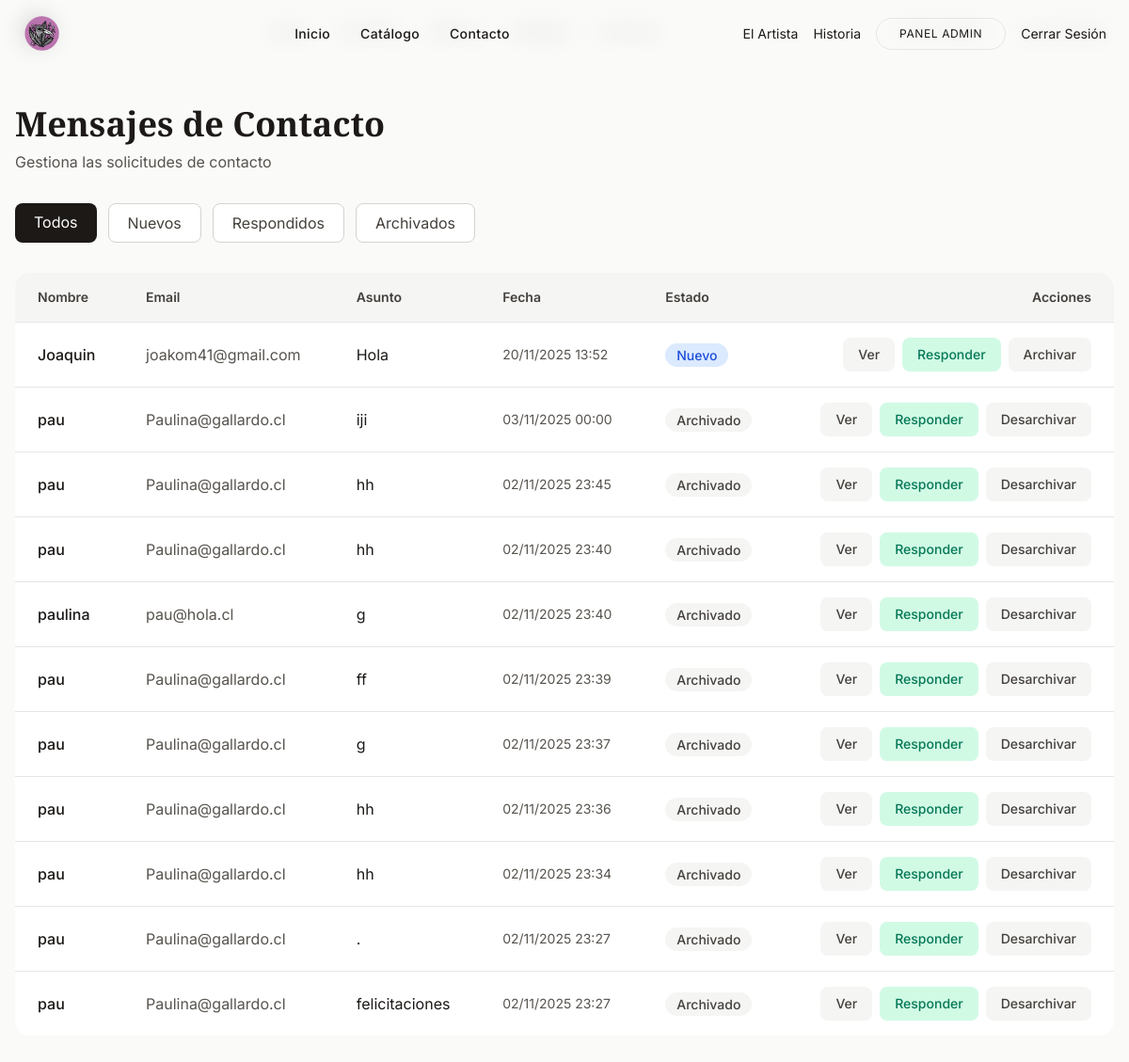
The app's page /admin-panel/mensajes/ (signed in) with its own data.
### core/models.py (models this page shows, shortened)
class Contacto(models.Model):
    nombre = models.CharField(max_length=100, verbose_name="Tu Nombre")
    email = models.EmailField(verbose_name="Tu Correo Electrónico")
    asunto = models.CharField(max_length=150, verbose_name="Asunto del Mensaje")
    mensaje = models.TextField(verbose_name="Mensaje")
    fecha_envio = models.DateTimeField(auto_now_add=True)
    respondido = models.BooleanField(default=False, verbose_name="Respondido")
    archivado = models.BooleanField(default=False, verbose_name="Archivado")
    respuesta = models.TextField(blank=True, null=True, verbose_name="Respuesta del Admin")
    fecha_respuesta = models.DateTimeField(blank=True, null=True, verbose_name="Fecha de Respuesta")
    class Meta:
        verbose_name = "Mensaje de Contacto"
        verbose_name_plural = "Mensajes de Contacto"
        ordering = ['-fecha_envio']

### core/views.py (the view)
# urls.py: path('admin-panel/mensajes/', views.admin_mensajes_view, name='admin_mensajes'),
@admin_required
def admin_mensajes_view(request):
    filtro = request.GET.get('filtro', 'todos')
    if filtro == 'nuevos':
        mensajes = Contacto.objects.filter(respondido=False, archivado=False)
    elif filtro == 'respondidos':
        mensajes = Contacto.objects.filter(respondido=True)
    elif filtro == 'archivados':
        mensajes = Contacto.objects.filter(archivado=True)
    else:
        mensajes = Contacto.objects.all()
    context = {
        'mensajes': mensajes,
        'filtro_actual': filtro,
    }
    return render(request, 'core/admin_mensajes.html', context)

### core/context_processors.py (called while the page is built)
def banner_imagen(request):
    try:
        banners = Banner.objects.all()
        return {'banners': banners}
    except Exception:
        return {'banners': []}

def estilos_disponibles(request):
    try:
        estilos = Estilo.objects.all().order_by('nombre')
    except Exception:
        estilos = Estilo.objects.none()
    return {'estilos_menu': estilos}

def artistas_disponibles(request):
    try:
        artistas = Artista.objects.all().order_by('nombre')
    except Exception:
        artistas = Artista.objects.none()
    return {'artistas_menu': artistas}

### core/templates/core/admin_mensajes.html (shortened to what this page needs)
{% extends 'core/base.html' %}
{% block content %}
<div class="min-h-screen bg-stone-50 py-8">
    <div class="max-w-7xl mx-auto px-4">
        <div class="mb-8">
            <h1 class="text-4xl font-display font-bold text-stone-900 mb-2">Mensajes de Contacto</h1>
            <p class="text-stone-600">Gestiona las solicitudes de contacto</p>
        </div>
        <div class="flex gap-3 mb-8">
            <a href="{% url 'admin_mensajes' %}"
                class="px-5 py-2 rounded-lg {% if filtro_actual == 'todos' %}bg-stone-900 text-white{% else %}bg-white text-stone-700 border border-stone-300 hover:border-stone-900{% endif %} transition">
                Todos
            </a>
            <a href="{% url 'admin_mensajes' %}?filtro=nuevos"
                class="px-5 py-2 rounded-lg {% if filtro_actual == 'nuevos' %}bg-blue-600 text-white{% else %}bg-white text-stone-700 border border-stone-300 hover:border-blue-600{% endif %} transition">
                Nuevos
            </a>
            <a href="{% url 'admin_mensajes' %}?filtro=respondidos"
                class="px-5 py-2 rounded-lg {% if filtro_actual == 'respondidos' %}bg-emerald-600 text-white{% else %}bg-white text-stone-700 border border-stone-300 hover:border-emerald-600{% endif %} transition">
                Respondidos
            </a>
            <a href="{% url 'admin_mensajes' %}?filtro=archivados"
                class="px-5 py-2 rounded-lg {% if filtro_actual == 'archivados' %}bg-stone-600 text-white{% else %}bg-white text-stone-700 border border-stone-300 hover:border-stone-600{% endif %} transition">
                Archivados
            </a>
        </div>
        <div class="bg-white rounded-2xl shadow-soft overflow-hidden">
            <table class="w-full">
                <thead class="bg-stone-100 border-b border-stone-200">
                    <tr>
                        <th class="px-6 py-4 text-left text-sm font-semibold text-stone-700">Nombre</th>
                        <th class="px-6 py-4 text-left text-sm font-semibold text-stone-700">Email</th>
                        <th class="px-6 py-4 text-left text-sm font-semibold text-stone-700">Asunto</th>
                        <th class="px-6 py-4 text-left text-sm font-semibold text-stone-700">Fecha</th>
                        <th class="px-6 py-4 text-left text-sm font-semibold text-stone-700">Estado</th>
                        <th class="px-6 py-4 text-right text-sm font-semibold text-stone-700">Acciones</th>
                    </tr>
                </thead>
                <tbody class="divide-y divide-stone-200">
                    {% for mensaje in mensajes %}
                    <tr class="hover:bg-stone-50 transition">
                        <td class="px-6 py-4">
                            <p class="font-medium text-stone-900">{{ mensaje.nombre }}</p>
                        </td>
                        <td class="px-6 py-4 text-stone-600">
                            {{ mensaje.email }}
                        </td>
                        <td class="px-6 py-4">
                            <p class="text-stone-900 truncate max-w-xs">{{ mensaje.asunto }}</p>
                        </td>
                        <td class="px-6 py-4 text-stone-600 text-sm">
                            {{ mensaje.fecha_envio|date:"d/m/Y H:i" }}
                        </td>
                        <td class="px-6 py-4">
                            {% if mensaje.archivado %}
                            <span class="px-3 py-1 bg-stone-100 text-stone-700 rounded-full text-sm font-medium">
                                Archivado
                            </span>
                            {% elif mensaje.respondido %}
                            <span class="px-3 py-1 bg-emerald-100 text-emerald-700 rounded-full text-sm font-medium">
                                Respondido
                            </span>
                            {% else %}
                            <span class="px-3 py-1 bg-blue-100 text-blue-700 rounded-full text-sm font-medium">
                                Nuevo
                            </span>
                            {% endif %}
                        </td>
                        <td class="px-6 py-4 text-right">
                            <div class="flex justify-end gap-2">
                                <a href="{% url 'admin_mensaje_detail' mensaje.id %}"
                                    class="px-4 py-2 bg-stone-100 text-stone-700 rounded-lg hover:bg-stone-200 transition text-sm font-medium">
                                    Ver
                                </a>
                                {% if not mensaje.respondido %}
                                <a href="{% url 'admin_mensaje_respond' mensaje.id %}"
                                    class="px-4 py-2 bg-emerald-100 text-emerald-700 rounded-lg hover:bg-emerald-200 transition text-sm font-medium">
                                    Responder
                                </a>
                                {% endif %}
                                <a href="{% url 'admin_mensaje_archive' mensaje.id %}"
                                    class="px-4 py-2 bg-stone-100 text-stone-700 rounded-lg hover:bg-stone-200 transition text-sm font-medium">
                                    {% if mensaje.archivado %}Desarchivar{% else %}Archivar{% endif %}
                                </a>
                            </div>
                        </td>
                    </tr>
                    {% empty %}
                    <tr>
                        <td colspan="6" class="px-6 py-12 text-center text-stone-500">
                            No hay mensajes en esta categoría.
                        </td>
                    </tr>
                    {% endfor %}
                </tbody>
            </table>
        </div>
    </div>
</div>
{% endblock %}

### core/templates/core/base.html (shortened to what this page needs)
{% load static %}
<!DOCTYPE html>
<html lang="es">
<head>
    <script src="https://cdn.tailwindcss.com"></script>
    <link href="https://unpkg.com/aos@2.3.1/dist/aos.css" rel="stylesheet">
</head>
<body class="bg-stone-50 text-stone-900 font-sans antialiased">
    <nav
        class="fixed top-0 left-0 right-0 z-50 flex items-center justify-between px-6 py-4 bg-stone-50/80 backdrop-blur-md transition-all duration-300">
        <div class="flex items-center gap-2">
            <div
                class="w-8 h-8 bg-stone-900 rounded-full flex items-center justify-center text-stone-50 font-display font-bold text-lg">
            </div>
        </div>
        <div class="hidden md:flex items-center gap-8 font-medium text-sm tracking-wide">
            <a href="{% url 'home' %}" class="hover:text-stone-600 transition-colors">Home</a>
            <a href="{% url 'bio' %}" class="hover:text-stone-600 transition-colors">El Artista</a>
            <a href="{% url 'home' %}#history" class="hover:text-stone-600 transition-colors">Historia</a>
            <a href="{% url 'catalogo:lista_obras' %}" class="hover:text-stone-600 transition-colors">Catálogo</a>
            <a href="{% url 'contacto' %}" class="hover:text-stone-600 transition-colors">Contacto</a>
        </div>
        <div class="flex items-center gap-4">
            {% if user.is_authenticated %}
            {% if user.is_staff or user.is_superuser %}
            <a href="{% url 'admin_panel' %}"
                class="hidden sm:flex border border-stone-200 hover:bg-stone-100 rounded-full px-6 py-2 text-xs uppercase tracking-wider bg-transparent transition">
                Panel Admin
            </a>
            {% endif %}
            <a href="{% url 'logout' %}" class="text-sm hover:text-stone-600 transition-colors">Cerrar Sesión</a>
            {% else %}
            <a href="{% url 'login' %}"
                class="hidden sm:flex border border-stone-200 hover:bg-stone-100 rounded-full px-6 py-2 text-xs uppercase tracking-wider bg-transparent transition">
                Iniciar Sesión
            </a>
            {% endif %}
        </div>
    </nav>
    <nav
        class="fixed top-0 left-0 right-0 z-50 flex items-center justify-between px-6 py-4 bg-stone-50/80 backdrop-blur-md transition-all duration-300">
        <div class="flex items-center gap-2">
            <a href="{% url 'home' %}">
                <img src="{% static 'core/img/logo_cristianerre.png' %}" alt="Cristian Erre Logo"
                    class="h-10 w-auto hover:opacity-80 transition-all duration-300">
            </a>
        </div>
        <div class="flex-1 flex justify-center items-center gap-8 font-medium text-sm tracking-wide">
            <a href="{% url 'home' %}" class="hover:text-stone-600 transition-colors">Inicio</a>
            <a href="{% url 'catalogo:lista_obras' %}" class="hover:text-stone-600 transition-colors">Catálogo</a>
            <a href="{% url 'contacto' %}" class="hover:text-stone-600 transition-colors">Contacto</a>
        </div>
        <div class="flex items-center gap-4">
            <a href="{% url 'bio' %}" class="hidden md:block text-sm hover:text-stone-600 transition-colors">El
                Artista</a>
            <a href="{% url 'home' %}#history"
                class="hidden md:block text-sm hover:text-stone-600 transition-colors">Historia</a>
            {% if user.is_authenticated %}
            {% if user.is_staff or user.is_superuser %}
            <a href="{% url 'admin_panel' %}"
                class="hidden sm:flex border border-stone-200 hover:bg-stone-100 rounded-full px-6 py-2 text-xs uppercase tracking-wider bg-transparent transition">
                Panel Admin
            </a>
            {% endif %}
            <a href="{% url 'logout' %}" class="text-sm hover:text-stone-600 transition-colors">Cerrar Sesión</a>
            {% else %}
            <a href="{% url 'login' %}"
                class="hidden sm:flex border border-stone-200 hover:bg-stone-100 rounded-full px-6 py-2 text-xs uppercase tracking-wider bg-transparent transition">
                Login
            </a>
            {% endif %}
        </div>
    </nav>
    <main class="w-full min-h-screen pt-20">
        <div class="w-full">
            {% block content %}{% endblock %}
        </div>
    </main>
</body>
</html>

### records on screen
Contacto: nombre "Joaquin", email "joakom41@gmail.com", asunto "Hola", fecha_envio "20/11/2025 13:52", archivado "Nuevo", respondido "Responder"
Contacto: nombre "pau", email "Paulina@gallardo.cl", asunto "iji", fecha_envio "03/11/2025 00:00", archivado "Archivado", respondido "Responder"
Contacto: nombre "pau", email "Paulina@gallardo.cl", asunto "hh", fecha_envio "02/11/2025 23:45", archivado "Archivado", respondido "Responder"
Contacto: nombre "pau", email "Paulina@gallardo.cl", asunto "hh", fecha_envio "02/11/2025 23:40", archivado "Archivado", respondido "Responder"
Contacto: nombre "paulina", email "pau@hola.cl", asunto "g", fecha_envio "02/11/2025 23:40", archivado "Archivado", respondido "Responder"
Contacto: nombre "pau", email "Paulina@gallardo.cl", asunto "ff", fecha_envio "02/11/2025 23:39", archivado "Archivado", respondido "Responder"
Contacto: nombre "pau", email "Paulina@gallardo.cl", asunto "g", fecha_envio "02/11/2025 23:37", archivado "Archivado", respondido "Responder"
Contacto: nombre "pau", email "Paulina@gallardo.cl", asunto "hh", fecha_envio "02/11/2025 23:36", archivado "Archivado", respondido "Responder"
Contacto: nombre "pau", email "Paulina@gallardo.cl", asunto "hh", fecha_envio "02/11/2025 23:34", archivado "Archivado", respondido "Responder"
Contacto: nombre "pau", email "Paulina@gallardo.cl", asunto ".", fecha_envio "02/11/2025 23:27", archivado "Archivado", respondido "Responder"
Contacto: nombre "pau", email "Paulina@gallardo.cl", asunto "felicitaciones", fecha_envio "02/11/2025 23:27", archivado "Archivado", respondido "Responder"
